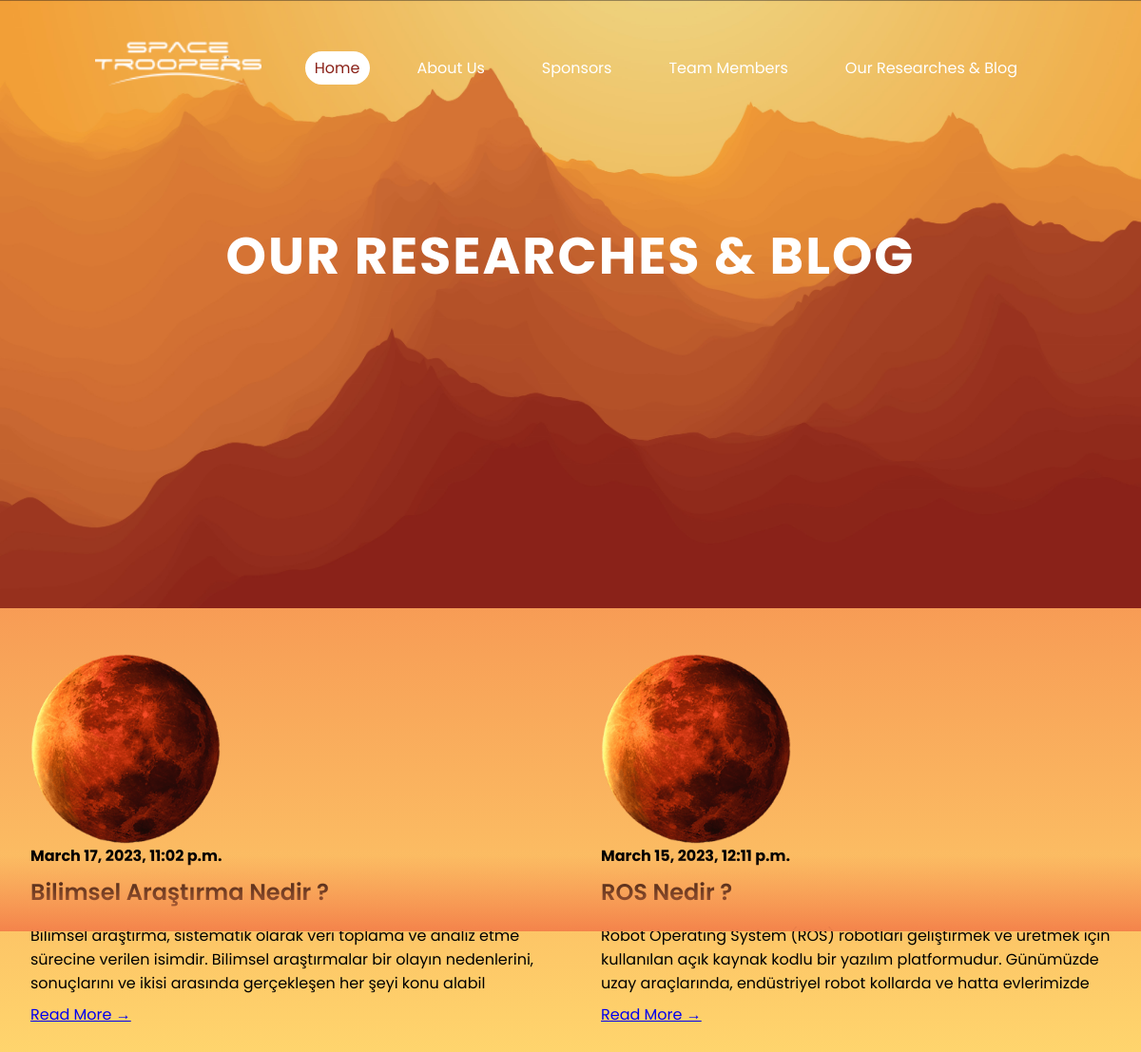
Page /post on the committed database.
### blog/models.py (models this page shows, shortened)
class Post(models.Model):
    title = models.CharField(max_length=200, unique=True)
    author = models.ForeignKey(TeamMember, on_delete= models.CASCADE,related_name='blog_posts',db_constraint=False)
    updated_on = models.DateTimeField(auto_now= True)
    content = models.TextField()
    created_on = models.DateTimeField(auto_now_add=True)
    status = models.IntegerField(choices=STATUS, default=0)
    img = models.ImageField(upload_to='post_img/')
    class Meta:
        ordering = ['-created_on']

### blog/views.py (the view)
# urls.py: path('post', views.postList, name='post'),
def postList(request):
    data = {
        "post_list": Post.objects.filter(status=1).order_by('-created_on')
    }
    return render(request, "post.html", data)

### blog/templates/post.html (shortened to what this page needs)
{% load static %}
<!DOCTYPE html>
<html lang="en">
<head>
    <link rel="stylesheet" href="{% static 'css/blog.css' %}">
</head>
<body>
    {% include  'header.html' %}
       <main>
            <div class="sitebackground">
                <h3 class="sitetitle">Our researches & blog</h3>
            </div>
        </main>
    <div class="bloglist">
        {% for post in post_list %}
        <div class="blogpostcard">
            <img src="{% static 'images/mars-18087.png' %}" class="postimage" width="200px">
            <strong class="post-date">{{post.created_on}}</strong>
            <h3 class="posttitle">{{post.title}}</h3>
            <p class="postinfo">{{post.content|slice:":200"}}</p>
            <a href="/posts/{{post.id}}" class="btn btn-primary">Read More &rarr;</a>
        </div>
        {% endfor %}
</body>
</html>

### blog/static/css/blog.css (style rules this page uses)
* { margin: 0; padding: 0; font-family: 'Poppins', sans-serif; box-sizing: border-box; }
body { min-height: 100vh; background: linear-gradient(#ED4F35,#FFD76E); }
.bloglist { display: flex; flex-direction: row; flex-wrap: wrap; }
.bloglist .blogpostcard { display: flex; flex: 0 0 50%; flex-direction: column; padding: 0 2rem; margin: 3rem 0; }
main .sitebackground { background: url(../images/vector_003_image.jpg); background-size: cover; height: 80vh; display: flex; justify-content: center; color: #fff; text-transform: uppercase; letter-spacing: 2px; }
main .sitebackground::before { content:''; position:absolute; bottom: 0; width: 100%; height: 80px; background: linear-gradient(to top, #F4834B, transparent ); z-index: 100; transform: translateY(-148px); }
main .sitebackground .sitetitle { padding-top: 14rem; text-align: center; margin: .3rem; font-size: 4.5vw; }
.bloglist .blogpostcard .posttitle { font-weight: 600; font-size: 24px; margin: 0.5rem 0; }
.bloglist .blogpostcard .postinfo { font-weight: 400; margin: 0.5rem 0; }

### rows in the picture
Post: content "Bilimsel araştırma, sistematik olarak veri toplama ve analiz etme sürecine verilen isimdir. Bilimsel araştırmalar bir olayın nedenlerini, sonuçlarını ve ikisi arasında gerçekleşen her şeyi konu alabil"
Post: content "Robot Operating System (ROS) robotları geliştirmek ve üretmek için kullanılan açık kaynak kodlu bir yazılım platformudur. Günümüzde uzay araçlarında, endüstriyel robot kollarda ve hatta evlerimizde"
